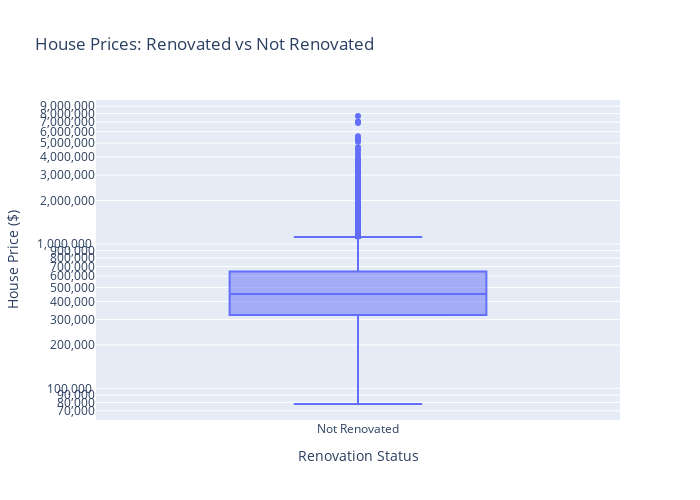

Write notebook code for a chart like this one.
### Markdown cell above
#### Renovation Impact (Client Houses)
Reasoning:
- Renovated houses may fetch higher prices
- Evaluate ROI for renovation before selling

### Code cell
# Keep only known renovation status
df_plot = df_house.dropna(subset=['yr_renovated']).copy()

# Binary flag
df_plot['renovation_status'] = df_plot['yr_renovated'].apply(
    lambda x: 'Not Renovated' if x == 0 else 'Renovated'
)


fig = px.box(
    df_plot,
    x='renovation_status',
    y='price',
    points='outliers',   # show outliers cleanly
    width=700,
    height=500,
    title='House Prices: Renovated vs Not Renovated',
    labels={
        'renovation_status': 'Renovation Status',
        'price': 'House Price ($)'
    }
)

# Log scale for skewed prices
fig.update_yaxes(type='log', tickformat=",.0f")

fig.show()

### Figure 1 — Plotly figure (JSON) as saved in the notebook; plotly's stock layout.template omitted (floating-point values rounded to 4 significant figures; data arrays with more than 128 entries replaced by an {"elided": "..."} marker saying what was removed)
{"data": [{"alignmentgroup": "True", "boxpoints": "outliers", "hovertemplate": "Renovation Status=%{x}<br>House Price ($)=%{y}<extra></extra>", "legendgroup": "", "marker": {"color": "#636efa"}, "name": "", "notched": false, "offsetgroup": "", "orientation": "v", "showlegend": false, "type": "box", "x": {"elided": "21597 str values"}, "x0": " ", "xaxis": "x", "y": {"elided": "21597 int values"}, "y0": " ", "yaxis": "y"}], "layout": {"boxmode": "group", "height": 500, "legend": {"tracegroupgap": 0}, "title": {"text": "House Prices: Renovated vs Not Renovated"}, "width": 700, "xaxis": {"anchor": "y", "domain": [0, 1], "title": {"text": "Renovation Status"}}, "yaxis": {"anchor": "x", "domain": [0, 1], "tickformat": ",.0f", "title": {"text": "House Price ($)"}, "type": "log"}}}
